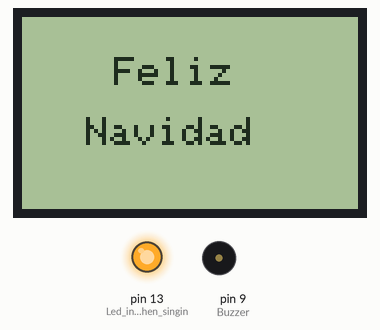
Simulated run of this sketch. Board: Arduino Uno, built with avr-gcc and run on an emulated ATmega328P. On the bench: 84×48 one-colour display, output pins drawn as LEDs (lit = HIGH), buzzer (waves = sounding).

Above: at 0.1 s.
At 5.1 s:
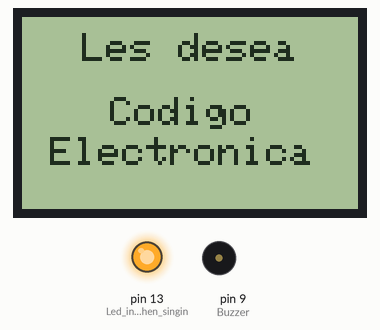
At 34.0 s:
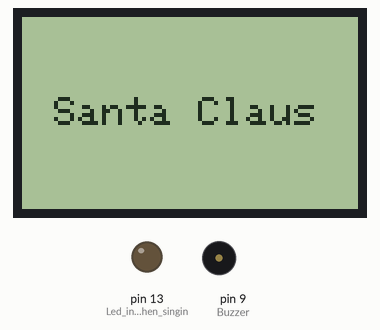
At 35.1 s:
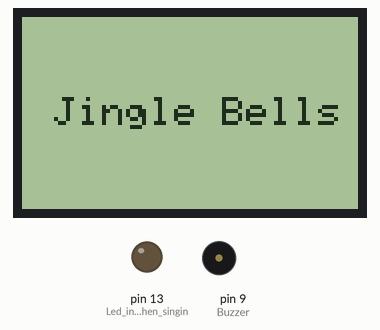
Timing chart, 0 to 40.0 s (numbered marks = the images above):
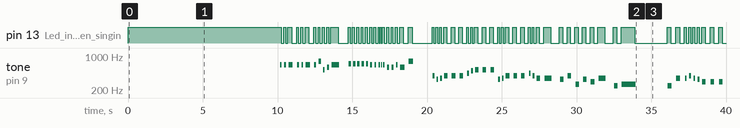

The sketch:

arduino-merry-crismas-2018.ino
```cpp
#include <SPI.h>
#include <Adafruit_GFX.h>
#include <Adafruit_PCD8544.h>
#include "pitches.h"

#define melodyPin 9
Adafruit_PCD8544 display = Adafruit_PCD8544(7, 6, 5, 4, 3);

// Jingle Bells
int melody[] = {
  NOTE_E5, NOTE_E5, NOTE_E5,
  NOTE_E5, NOTE_E5, NOTE_E5,
  NOTE_E5, NOTE_G5, NOTE_C5, NOTE_D5,
  NOTE_E5,
  NOTE_F5, NOTE_F5, NOTE_F5, NOTE_F5,
  NOTE_F5, NOTE_E5, NOTE_E5, NOTE_E5, NOTE_E5,
  NOTE_E5, NOTE_D5, NOTE_D5, NOTE_E5,
  NOTE_D5, NOTE_G5
};

int tempo[] = {
  8, 8, 4,
  8, 8, 4,
  8, 8, 8, 8,
  2,
  8, 8, 8, 8,
  8, 8, 8, 16, 16,
  8, 8, 8, 8,
  4, 4
};

// We wish you a merry Christmas
int wish_melody[] = {
  NOTE_B3,
  NOTE_F4, NOTE_F4, NOTE_G4, NOTE_F4, NOTE_E4,
  NOTE_D4, NOTE_D4, NOTE_D4,
  NOTE_G4, NOTE_G4, NOTE_A4, NOTE_G4, NOTE_F4,
  NOTE_E4, NOTE_E4, NOTE_E4,
  NOTE_A4, NOTE_A4, NOTE_B4, NOTE_A4, NOTE_G4,
  NOTE_F4, NOTE_D4, NOTE_B3, NOTE_B3,
  NOTE_D4, NOTE_G4, NOTE_E4,
  NOTE_F4
};

int wish_tempo[] = {
  4,
  4, 8, 8, 8, 8,
  4, 4, 4,
  4, 8, 8, 8, 8,
  4, 4, 4,
  4, 8, 8, 8, 8,
  4, 4, 8, 8,
  4, 4, 4,
  2
};

// Santa Claus is coming to town
int santa_melody[] = {
  NOTE_G4,
  NOTE_E4, NOTE_F4, NOTE_G4, NOTE_G4, NOTE_G4,
  NOTE_A4, NOTE_B4, NOTE_C5, NOTE_C5, NOTE_C5,
  NOTE_E4, NOTE_F4, NOTE_G4, NOTE_G4, NOTE_G4,
  NOTE_A4, NOTE_G4, NOTE_F4, NOTE_F4,
  NOTE_E4, NOTE_G4, NOTE_C4, NOTE_E4,
  NOTE_D4, NOTE_F4, NOTE_B3,
  NOTE_C4
};

int santa_tempo[] = {
  8,
  8, 8, 4, 4, 4,
  8, 8, 4, 4, 4,
  8, 8, 4, 4, 4,
  8, 8, 4, 2,
  4, 4, 4, 4,
  4, 2, 4,
  1
};

void setup(void) {
  pinMode(9, OUTPUT); // Buzzer
  pinMode(13, OUTPUT); // Led indicator when singing a note
  display.begin();
  display.setContrast(50);
}

void loop() {
  digitalWrite(13, HIGH);
  display.clearDisplay();
  setDisplay(23, 10, "Feliz");
  setDisplay(16, 25, "Navidad");
  delay(5000);
  display.clearDisplay();
  setDisplay(15, 4, "Les desea");
  setDisplay(22, 20, "Codigo");
  setDisplay(7, 30, "Electronica");
  display.clearDisplay();
  delay(5000);
  setDisplay(22, 10, "Merry");
  setDisplay(12, 25, "Christmas");
  sing(1);
  display.clearDisplay();
  setDisplay(8, 20, "Santa Claus");
  delay(1000);
  sing(2);
  display.clearDisplay();
  setDisplay(8, 20, "Jingle Bells");
  delay(1000);
  sing(3);
  digitalWrite(13, HIGH);
  display.clearDisplay();
  setDisplay(23, 10, "Feliz");
  setDisplay(16, 25, "Navidad");
  delay(10000);
}

int song = 0;

void setDisplay(int x, int y, String text) {

  display.setTextSize(1);
  display.setTextColor(BLACK);
  display.setCursor(x,y);
  display.println(text);
  display.display();
}

void sing(int s) {
  // iterate over the notes of the melody:
  song = s;
  if (song == 3) {
    Serial.println(" 'We wish you a Merry Christmas'");
    int size = sizeof(wish_melody) / sizeof(int);
    for (int thisNote = 0; thisNote < size; thisNote++) {
      int noteDuration = 1000 / wish_tempo[thisNote];
      buzz(melodyPin, wish_melody[thisNote], noteDuration);
      int pauseBetweenNotes = noteDuration * 1.30;
      delay(pauseBetweenNotes);
      buzz(melodyPin, 0, noteDuration);
    }
  } else if (song == 2) {
    Serial.println(" 'Santa Claus is coming to town'");
    int size = sizeof(santa_melody) / sizeof(int);
    for (int thisNote = 0; thisNote < size; thisNote++) {
      int noteDuration = 900 / santa_tempo[thisNote];
      buzz(melodyPin, santa_melody[thisNote], noteDuration);
      int pauseBetweenNotes = noteDuration * 1.30;
      delay(pauseBetweenNotes);
      buzz(melodyPin, 0, noteDuration);
    }
  } else {
    Serial.println(" 'Jingle Bells'");
    int size = sizeof(melody) / sizeof(int);
    for (int thisNote = 0; thisNote < size; thisNote++) {
      int noteDuration = 1000 / tempo[thisNote];
      buzz(melodyPin, melody[thisNote], noteDuration);
      int pauseBetweenNotes = noteDuration * 1.30;
      delay(pauseBetweenNotes);
      buzz(melodyPin, 0, noteDuration);
    }
  }
}

void buzz(int targetPin, long frequency, long length) {
  digitalWrite(13, HIGH);
  long delayValue = 1000000 / frequency / 2;
  long numCycles = frequency * length / 1000;
  for (long i = 0; i < numCycles; i++) {
    digitalWrite(targetPin, HIGH);
    delayMicroseconds(delayValue);
    digitalWrite(targetPin, LOW);
    delayMicroseconds(delayValue);
  }
  digitalWrite(13, LOW);
}
```

pitches.h
```cpp
/*************************************************
 * Public Constants
 *************************************************/

#define NOTE_B0  31
#define NOTE_C1  33
#define NOTE_CS1 35
#define NOTE_D1  37
#define NOTE_DS1 39
#define NOTE_E1  41
#define NOTE_F1  44
#define NOTE_FS1 46
#define NOTE_G1  49
#define NOTE_GS1 52
#define NOTE_A1  55
#define NOTE_AS1 58
#define NOTE_B1  62
#define NOTE_C2  65
#define NOTE_CS2 69
#define NOTE_D2  73
#define NOTE_DS2 78
#define NOTE_E2  82
#define NOTE_F2  87
#define NOTE_FS2 93
#define NOTE_G2  98
#define NOTE_GS2 104
#define NOTE_A2  110
#define NOTE_AS2 117
#define NOTE_B2  123
#define NOTE_C3  131
#define NOTE_CS3 139
#define NOTE_D3  147
#define NOTE_DS3 156
#define NOTE_E3  165
#define NOTE_F3  175
#define NOTE_FS3 185
#define NOTE_G3  196
#define NOTE_GS3 208
#define NOTE_A3  220
#define NOTE_AS3 233
#define NOTE_B3  247
#define NOTE_C4  262
#define NOTE_CS4 277
#define NOTE_D4  294
#define NOTE_DS4 311
#define NOTE_E4  330
#define NOTE_F4  349
#define NOTE_FS4 370
#define NOTE_G4  392
#define NOTE_GS4 415
#define NOTE_A4  440
#define NOTE_AS4 466
#define NOTE_B4  494
#define NOTE_C5  523
#define NOTE_CS5 554
#define NOTE_D5  587
#define NOTE_DS5 622
#define NOTE_E5  659
#define NOTE_F5  698
#define NOTE_FS5 740
#define NOTE_G5  784
#define NOTE_GS5 831
#define NOTE_A5  880
#define NOTE_AS5 932
#define NOTE_B5  988
#define NOTE_C6  1047
#define NOTE_CS6 1109
#define NOTE_D6  1175
#define NOTE_DS6 1245
#define NOTE_E6  1319
#define NOTE_F6  1397
#define NOTE_FS6 1480
#define NOTE_G6  1568
#define NOTE_GS6 1661
#define NOTE_A6  1760
#define NOTE_AS6 1865
#define NOTE_B6  1976
#define NOTE_C7  2093
#define NOTE_CS7 2217
#define NOTE_D7  2349
#define NOTE_DS7 2489
#define NOTE_E7  2637
#define NOTE_F7  2794
#define NOTE_FS7 2960
#define NOTE_G7  3136
#define NOTE_GS7 3322
#define NOTE_A7  3520
#define NOTE_AS7 3729
#define NOTE_B7  3951
#define NOTE_C8  4186
#define NOTE_CS8 4435
#define NOTE_D8  4699
#define NOTE_DS8 4978
```

Measured:
- by itself, pin 13 (Led_indicator_when_singin): LOW → HIGH at 0.03 s, → LOW 10.2 s later, → HIGH 0.16 s later, → LOW 0.13 s later, … (126 changes in this stretch)
- by itself, tone on pin 9 (Buzzer): plays 656 Hz for 0.12 s, 656 Hz for 0.12 s, 656 Hz for 0.28 s, 656 Hz for 0.12 s, 656 Hz for 0.12 s, 656 Hz for 0.28 s … (63 notes in this stretch)
- what the display in image 0 shows lasts 5.0 s, from 0.1 s to 5.1 s
